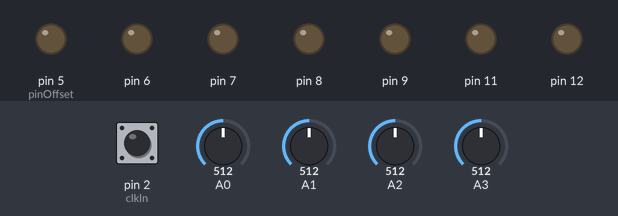
Bench run of a sketch on a simulated Arduino Nano, built with avr-gcc and run on an emulated ATmega328P. On the bench: output pins drawn as LEDs (lit = HIGH). Dashed ring = blinking. Inputs (shaded band) come from the test bench; at power-on: pin 2 (clkIn) HIGH, A0 = 512, A1 = 512, A2 = 512, A3 = 512.

Above: at 1.2 s.
1.3 s: pin 2 (clkIn) pulsed LOW 5 times (0.12 s each, 0.3 s apart)
At 1.9 s:
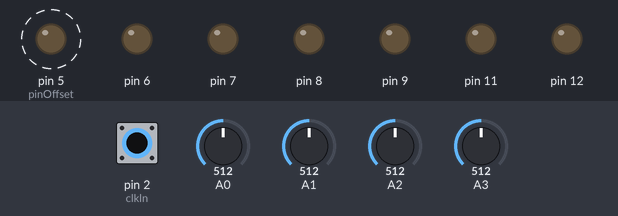
4.3 s: pin 2 (clkIn) pulsed LOW 2 times (0.12 s each, 0.3 s apart)
At 5.4 s:
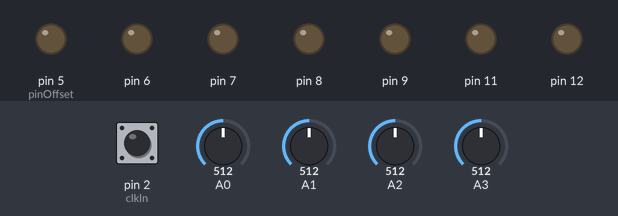
Timing chart, 0 to 7.3 s (numbered marks = the images above; inputs shaded):
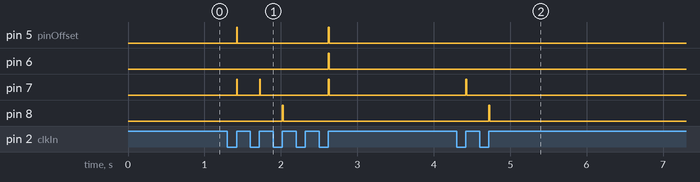

Measured:
- after the input at 1.3 s, pin 5 (pinOffset): alternates HIGH for 0.01 s and LOW for 1.2 s, starting after 0.12 s; pin 6: LOW → HIGH after 1.3 s, → LOW 0.01 s later; pin 7: goes HIGH 0.01 s, LOW 0.29 s, HIGH 0.01 s, LOW 0.89 s, HIGH 0.01 s, then LOW, starting after 0.12 s; pin 8: LOW → HIGH after 0.72 s, → LOW 0.01 s later
- after the input at 4.3 s, pin 7: LOW → HIGH after 0.12 s, → LOW 0.01 s later; pin 8: LOW → HIGH after 0.42 s, → LOW 0.01 s later

The sketch:

DrumTriggers.ino
```cpp
// (licence header left out)
//  constants related to the Arduino Nano pin use
const int clkIn = 2;           // the digital (clock) input
const int digPin[2] = {3, 4};  // the digital output pins
const int pinOffset = 5;       // the first DAC pin (from 5-12)
const int triggerTime = 10;    // 10 ms trigger time
const int totalSteps = 64;
const int maxPatternIndex = 3;  // 0 to (N patterns - 1)

//  variables for interrupt handling of the clock input
volatile int clkState = LOW;
int clkStep = 0;

// Pattern Definitions. Make sure each instrument has maxPatternIndex+1 number of
// different patterns.

// kick drum patterns
char kickSeqs[4][64] = {
  {1,0,0,0,1,0,0,0,1,0,0,0,1,0,0,0,1,0,0,0,1,0,0,0,1,0,0,0,1,0,0,0,1,0,0,0,1,0,0,0,1,0,0,0,1,0,0,0,1,0,0,0,1,0,0,0,1,0,0,0,1,0,1,0},     // 4 on the floor yo!
  {1,0,0,0,1,0,0,0,1,0,0,1,0,0,0,0,1,0,0,0,1,0,0,0,1,0,0,1,0,0,0,0,1,0,0,0,1,0,0,0,1,0,0,1,0,0,0,0,1,0,0,0,1,0,0,0,1,0,0,1,0,0,0,0},     // drumcell
  {1,0,0,0,0,0,0,0,0,0,0,0,0,0,0,0,1,0,0,0,0,0,0,0,0,0,0,0,0,0,0,0,1,0,0,0,0,0,0,0,0,0,0,0,0,0,0,0,1,0,0,0,0,0,0,0,0,0,0,0,0,0,0,0},     // 1 only
  {1,0,0,0,0,0,0,0,1,0,0,0,0,0,0,0,1,0,0,0,0,0,0,0,1,0,0,0,0,0,0,0,1,0,0,0,0,0,0,0,1,0,0,0,0,0,0,0,1,0,0,0,0,0,0,0,1,0,0,0,0,0,0,0}};    // 1 and 3

char snareSeqs[4][64] = {
  {0,0,0,0,1,0,0,0,0,0,0,0,1,0,1,0,0,0,0,0,1,0,0,0,0,0,0,0,1,0,1,0,0,0,0,0,1,0,0,0,0,0,0,0,1,0,1,0,0,0,0,0,1,0,0,0,0,0,0,0,1,0,1,0},     // snare or clap
  {0,0,0,0,1,0,0,0,0,0,0,0,1,0,1,0,0,0,0,0,1,0,0,0,0,0,0,0,1,0,1,0,0,0,0,0,1,0,0,0,0,0,0,0,1,0,1,0,0,0,0,0,1,0,0,0,0,0,0,0,1,0,1,0},     // snare or clap
  {0,0,0,0,1,0,0,0,0,0,0,0,1,0,1,0,0,0,0,0,1,0,0,0,0,0,0,0,1,0,1,0,0,0,0,0,1,0,0,0,0,0,0,0,1,0,1,0,0,0,0,0,1,0,0,0,0,0,0,0,1,0,1,0},     // snare or clap
  {0,0,0,0,1,0,0,0,0,0,0,0,1,0,1,0,0,0,0,0,1,0,0,0,0,0,0,0,1,0,1,0,0,0,0,0,1,0,0,0,0,0,0,0,1,0,1,0,0,0,0,0,1,0,0,0,0,0,0,0,1,0,1,0}};    // snare or clap

char closedHatSeqs[4][64] = {
  {1,1,1,1,1,1,1,1,1,1,1,1,1,1,1,1,1,1,1,1,1,1,1,1,1,1,1,1,1,1,1,1,1,1,1,1,1,1,1,1,1,1,1,1,1,1,1,1,1,1,1,1,1,1,1,1,1,1,1,1,1,1,1,1},     // 16ths
  {1,1,0,0,1,1,0,0,1,1,0,0,1,1,0,0,1,1,0,0,1,1,0,0,1,1,0,0,1,1,0,0,1,1,0,0,1,1,0,0,1,1,0,0,1,1,0,0,1,1,0,0,1,1,0,0,1,1,0,0,1,1,0,0},     // disco!
  {0,0,0,0,0,0,0,0,0,0,0,0,0,0,0,0,0,0,0,0,0,0,0,0,0,0,0,0,0,0,0,0,0,0,0,0,0,0,0,0,0,0,0,0,0,0,0,0,0,0,0,0,0,0,0,0,0,0,0,0,0,0,0,0},     // off
  {0,0,1,1,0,0,1,1,0,0,1,1,0,0,1,1,0,0,1,1,0,0,1,1,0,0,1,1,0,0,1,1,0,0,1,1,0,0,1,1,0,0,1,1,0,0,1,1,0,0,1,1,0,0,1,1,0,0,1,1,0,0,1,1}};    // 16ths

char openHatSeqs[4][64] = {
  {0,0,1,0,0,0,1,0,0,0,1,0,0,0,1,0,0,0,1,0,0,0,1,0,0,0,1,0,0,0,1,0,0,0,1,0,0,0,1,0,0,0,1,0,0,0,1,0,0,0,1,0,0,0,1,0,0,0,1,0,0,0,1,0},     // offbeats (disco 1)
  {0,0,1,0,0,0,1,1,0,0,1,0,0,0,1,1,0,0,1,0,0,0,1,1,0,0,1,0,0,0,1,1,0,0,1,0,0,0,1,1,0,0,1,0,0,0,1,1,0,0,1,0,0,0,1,1,0,0,1,0,0,0,1,1},     // disco 2
  {0,0,1,0,0,0,1,0,0,0,1,0,0,0,1,0,0,0,1,0,0,0,1,0,0,0,1,0,0,0,1,0,0,0,1,0,0,0,1,0,0,0,1,0,0,0,1,0,0,0,1,0,0,0,1,0,0,0,1,0,0,0,1,0},     // offbeats (disco 1)
  {0,0,1,0,0,0,1,0,0,0,1,0,0,0,1,0,0,0,1,0,0,0,1,0,0,0,1,0,0,0,1,0,0,0,1,0,0,0,1,0,0,0,1,0,0,0,1,0,0,0,1,0,0,0,1,0,0,0,1,0,0,0,1,0}};    // offbeats (disco 1)

// timer variables
unsigned long startOfTriggerMs = 0;
bool trigState = false;
byte kickPattern = 0;
byte snarePattern = 0;
byte closedHatPattern = 0;
byte openHatPattern = 0;

//  ==================== start of setup() ======================

void setup() {
  // set up the digital (clock) input
  pinMode(clkIn, INPUT);

//  // set up the digital outputs
//  for (int i=0; i<2; i++) {
//    pinMode(digPin[i], OUTPUT);
//    digitalWrite(digPin[i], LOW);
//  }

  // set up the 8-bit DAC output pins
  for (int i=0; i<8; i++) {
    pinMode(pinOffset+i, OUTPUT);
    digitalWrite(pinOffset+i, LOW);
  }

  // set up the interrupt
  attachInterrupt(0, isr, RISING);
}

//  ==================== start of loop() =======================

void loop()
{
  int tmpClock = 0;

  // Read the knobs
  kickPattern = (byte) map(analogRead(0) ,0 , 1023, 0, maxPatternIndex);
  snarePattern = (byte) map(analogRead(1) ,0 , 1023, 0, maxPatternIndex);
  closedHatPattern = (byte) map(analogRead(2) ,0 , 1023, 0, maxPatternIndex);
  openHatPattern = (byte) map(analogRead(3) ,0 , 1023, 0, maxPatternIndex);

//  triggerProb = analogRead(4);  // 0-1023
//  density = analogRead(5);      // 0-1023


// TODO: what was the tmpTimer used for in the original sketch?
// knob1 (A0) used to be the tempo

  if (clkState == HIGH) {   // we got a trigger
    tmpClock = 1;
    clkState = LOW;
  }

//  if ((tmpTimer > 0) && ((millis() - clkMilli) > tmpTimer)) {
//    tmpClock = 1;
//  }

  if (tmpClock) {
    // update the time
    startOfTriggerMs = millis();  // time at start of trigger

    // output the triggers:
    digitalWrite(pinOffset,   kickSeqs[kickPattern][clkStep]);
    digitalWrite(pinOffset+1, snareSeqs[snarePattern][clkStep]);
    digitalWrite(pinOffset+2, closedHatSeqs[closedHatPattern][clkStep]);
    digitalWrite(pinOffset+3, openHatSeqs[openHatPattern][clkStep]);

    // TODO: 4-5 = random on beat (respecting the proability knob setting)
    // TODO: 6-7 = random anytime (respecting the density knob setting)

    // update the step index
    clkStep++;
    if (clkStep >= totalSteps) {
      clkStep = 0;
    }

    trigState = true;
  }

  // is it time to turn off the triggers yet?
  if (trigState && ((millis() - startOfTriggerMs) > triggerTime)) {
    trigState = false;
    for (int i=0; i<8; i++) {
      digitalWrite(pinOffset + i, LOW);
    }
//    for (int i=0; i<2; i++) {
//      digitalWrite(digPin[i], LOW);
//    }
  }
}

//  isr() - quickly handle interrupts from the clock input
//  ------------------------------------------------------
void isr()
{
  clkState = HIGH;
}
```
